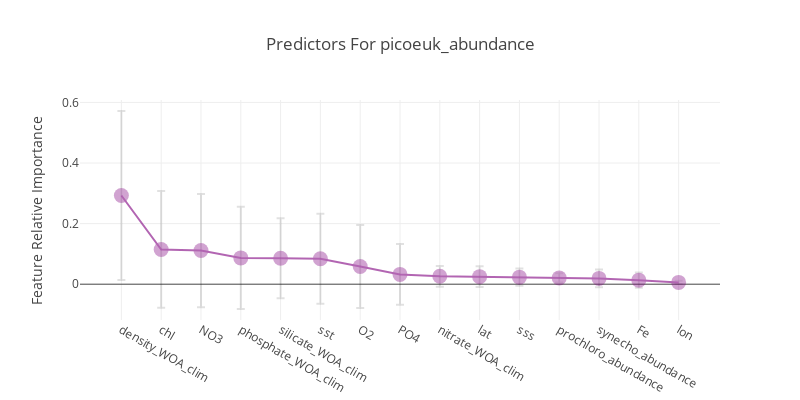

Notebook code for this chart:
### Code cell
from pycmap.supervised import ExtraTrees

model = ExtraTrees(df, 'picoeuk_abundance')
model.learn()
model.plot_feature_importance()
model.report()

### Figure 1 — Plotly figure (JSON) as saved in the notebook; plotly's stock layout.template omitted (floating-point values rounded to 4 significant figures)
{"data": [{"error_y": {"array": [0.2788, 0.1927, 0.1869, 0.1687, 0.1319, 0.1486, 0.137, 0.1002, 0.03424, 0.03451, 0.02878, 0.01523, 0.0294, 0.02543, 0.005411], "color": "rgba(7, 7, 7, .2)", "type": "data", "visible": true}, "marker": {"color": "purple", "opacity": 0.6, "size": 15}, "mode": "lines+markers", "name": "", "opacity": 0.6, "type": "scatter", "uid": "d602e709-d61c-4990-9c61-c4c7dc61ae2a", "x": ["density_WOA_clim", "chl", "NO3", "phosphate_WOA_clim", "silicate_WOA_clim", "sst", "O2", "PO4", "nitrate_WOA_clim", "lat", "sss", "prochloro_abundance", "synecho_abundance", "Fe", "lon"], "y": [0.2929, 0.1147, 0.1112, 0.08682, 0.08567, 0.08425, 0.05835, 0.03239, 0.02601, 0.02489, 0.02333, 0.0208, 0.01923, 0.01345, 0.005968]}], "layout": {"autosize": false, "height": 400, "title": {"text": "Predictors For picoeuk_abundance"}, "width": 800, "xaxis": {"title": {"text": ""}}, "yaxis": {"title": {"text": "Feature Relative Importance"}}}}
